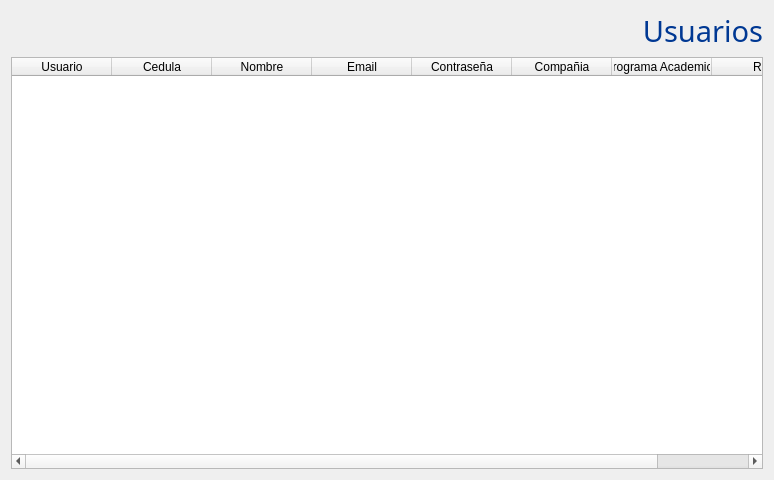
<?xml version="1.0" encoding="UTF-8"?>
<ui version="4.0">
 <class>usuarios</class>
 <widget class="QWidget" name="usuarios">
  <property name="geometry">
   <rect>
    <x>0</x>
    <y>0</y>
    <width>774</width>
    <height>480</height>
   </rect>
  </property>
  <property name="maximumSize">
   <size>
    <width>16777215</width>
    <height>500</height>
   </size>
  </property>
  <property name="windowTitle">
   <string>Form</string>
  </property>
  <layout class="QVBoxLayout" name="verticalLayout">
   <item>
    <widget class="QLabel" name="label_8">
     <property name="font">
      <font>
       <family>Gill Sans MT</family>
       <pointsize>22</pointsize>
       <weight>50</weight>
       <italic>false</italic>
       <bold>false</bold>
      </font>
     </property>
     <property name="styleSheet">
      <string notr="true">font: 22pt &quot;Gill Sans MT&quot;;
color: rgb(00,56,147);</string>
     </property>
     <property name="text">
      <string>Usuarios</string>
     </property>
     <property name="alignment">
      <set>Qt::AlignRight|Qt::AlignTrailing|Qt::AlignVCenter</set>
     </property>
    </widget>
   </item>
   <item>
    <widget class="QTableWidget" name="tabla">
     <property name="font">
      <font>
       <family>Segoe UI</family>
       <pointsize>9</pointsize>
      </font>
     </property>
     <column>
      <property name="text">
       <string>Usuario</string>
      </property>
     </column>
     <column>
      <property name="text">
       <string>Cedula</string>
      </property>
     </column>
     <column>
      <property name="text">
       <string>Nombre</string>
      </property>
     </column>
     <column>
      <property name="text">
       <string>Email</string>
      </property>
     </column>
     <column>
      <property name="text">
       <string>Contraseña</string>
      </property>
     </column>
     <column>
      <property name="text">
       <string>Compañia</string>
      </property>
     </column>
     <column>
      <property name="text">
       <string>Programa Academico</string>
      </property>
     </column>
     <column>
      <property name="text">
       <string>Rol</string>
      </property>
     </column>
    </widget>
   </item>
  </layout>
 </widget>
 <resources/>
 <connections/>
</ui>
